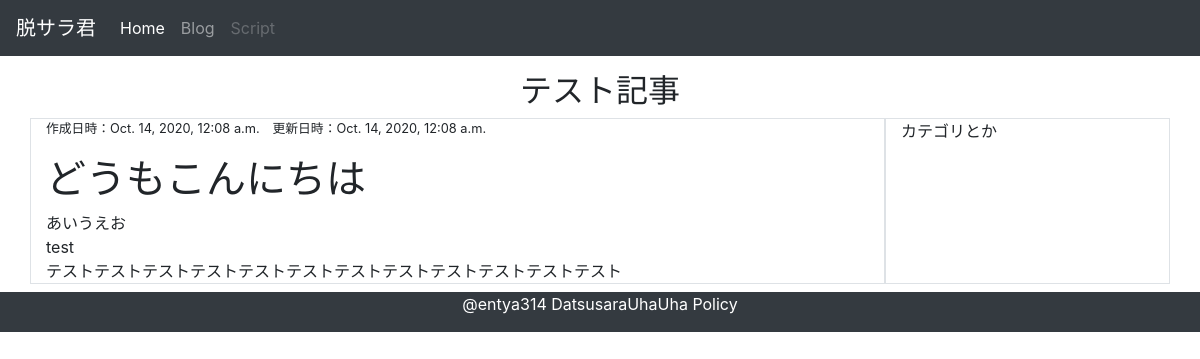
The page /article/101 on the database its author committed.
### display/models.py (models this page shows)
class Article(models.Model):
    post_id = models.IntegerField()
    group_id = models.IntegerField()
    url = models.CharField(max_length=20)
    title = models.CharField(max_length=40)
    content = models.TextField()
    insert_date = models.DateTimeField()
    update_date= models.DateTimeField()

### display/views.py (the view)
class ArticleView(TemplateView):
    template_name = 'article.html'
    def get_context_data(self, **kwargs):
        context = super().get_context_data(**kwargs)
        url_no = self.kwargs.get('url_no')
        article_data = Article.objects.filter(url=url_no).first()
        context['article_data'] = article_data
        print(article_data)
        return context

### display/templates/article.html (shortened to what this page needs)
{% extends 'layout.html' %}
{% block header %}{{article_data.title}}{% endblock %}
{% block content %}
<div class="mb-3 small">
作成日時：{{article_data.insert_date}}　更新日時：{{article_data.update_date}}
</div>
<div>
    {{article_data.content|safe}}
</div>
{% endblock %}

### rows shown on the page
Article: title "テスト記事", insert_date "Oct. 14, 2020, 12:08 a.m.", update_date "Oct. 14, 2020, 12:08 a.m.", content "どうもこんにちは あいうえお test テストテストテストテストテストテストテストテストテストテストテストテスト"
